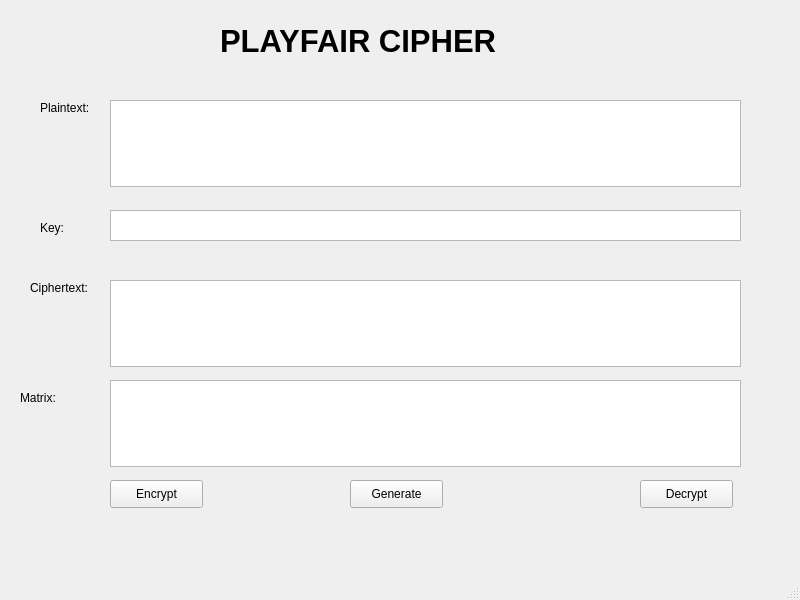
<?xml version="1.0" encoding="UTF-8"?>
<ui version="4.0">
 <class>MainWindow</class>
 <widget class="QMainWindow" name="MainWindow">
  <property name="geometry">
   <rect>
    <x>0</x>
    <y>0</y>
    <width>800</width>
    <height>600</height>
   </rect>
  </property>
  <property name="windowTitle">
   <string>MainWindow</string>
  </property>
  <widget class="QWidget" name="centralwidget">
   <widget class="QTextEdit" name="txt_key">
    <property name="geometry">
     <rect>
      <x>110</x>
      <y>210</y>
      <width>631</width>
      <height>31</height>
     </rect>
    </property>
   </widget>
   <widget class="QLabel" name="label_4">
    <property name="geometry">
     <rect>
      <x>30</x>
      <y>280</y>
      <width>61</width>
      <height>16</height>
     </rect>
    </property>
    <property name="text">
     <string>Ciphertext:</string>
    </property>
   </widget>
   <widget class="QPushButton" name="btn_encrypt">
    <property name="geometry">
     <rect>
      <x>110</x>
      <y>480</y>
      <width>93</width>
      <height>28</height>
     </rect>
    </property>
    <property name="text">
     <string>Encrypt</string>
    </property>
   </widget>
   <widget class="QLabel" name="label">
    <property name="geometry">
     <rect>
      <x>220</x>
      <y>20</y>
      <width>381</width>
      <height>41</height>
     </rect>
    </property>
    <property name="font">
     <font>
      <pointsize>23</pointsize>
      <weight>75</weight>
      <bold>true</bold>
     </font>
    </property>
    <property name="text">
     <string>PLAYFAIR CIPHER</string>
    </property>
   </widget>
   <widget class="QLabel" name="label_2">
    <property name="geometry">
     <rect>
      <x>40</x>
      <y>100</y>
      <width>55</width>
      <height>16</height>
     </rect>
    </property>
    <property name="text">
     <string>Plaintext:</string>
    </property>
   </widget>
   <widget class="QLabel" name="label_5">
    <property name="geometry">
     <rect>
      <x>20</x>
      <y>390</y>
      <width>61</width>
      <height>16</height>
     </rect>
    </property>
    <property name="text">
     <string>Matrix:</string>
    </property>
   </widget>
   <widget class="QPlainTextEdit" name="txt_cipher_text">
    <property name="geometry">
     <rect>
      <x>110</x>
      <y>280</y>
      <width>631</width>
      <height>87</height>
     </rect>
    </property>
   </widget>
   <widget class="QPlainTextEdit" name="txt_plain_text">
    <property name="geometry">
     <rect>
      <x>110</x>
      <y>100</y>
      <width>631</width>
      <height>87</height>
     </rect>
    </property>
   </widget>
   <widget class="QPushButton" name="btn_decrypt">
    <property name="geometry">
     <rect>
      <x>640</x>
      <y>480</y>
      <width>93</width>
      <height>28</height>
     </rect>
    </property>
    <property name="text">
     <string>Decrypt</string>
    </property>
   </widget>
   <widget class="QLabel" name="label_3">
    <property name="geometry">
     <rect>
      <x>40</x>
      <y>220</y>
      <width>55</width>
      <height>16</height>
     </rect>
    </property>
    <property name="text">
     <string>Key:</string>
    </property>
   </widget>
   <widget class="QPlainTextEdit" name="txt_matrix">
    <property name="geometry">
     <rect>
      <x>110</x>
      <y>380</y>
      <width>631</width>
      <height>87</height>
     </rect>
    </property>
   </widget>
   <widget class="QPushButton" name="btn_generate">
    <property name="geometry">
     <rect>
      <x>350</x>
      <y>480</y>
      <width>93</width>
      <height>28</height>
     </rect>
    </property>
    <property name="text">
     <string>Generate</string>
    </property>
   </widget>
  </widget>
  <widget class="QMenuBar" name="menubar">
   <property name="geometry">
    <rect>
     <x>0</x>
     <y>0</y>
     <width>800</width>
     <height>26</height>
    </rect>
   </property>
  </widget>
  <widget class="QStatusBar" name="statusbar"/>
 </widget>
 <resources/>
 <connections/>
</ui>
